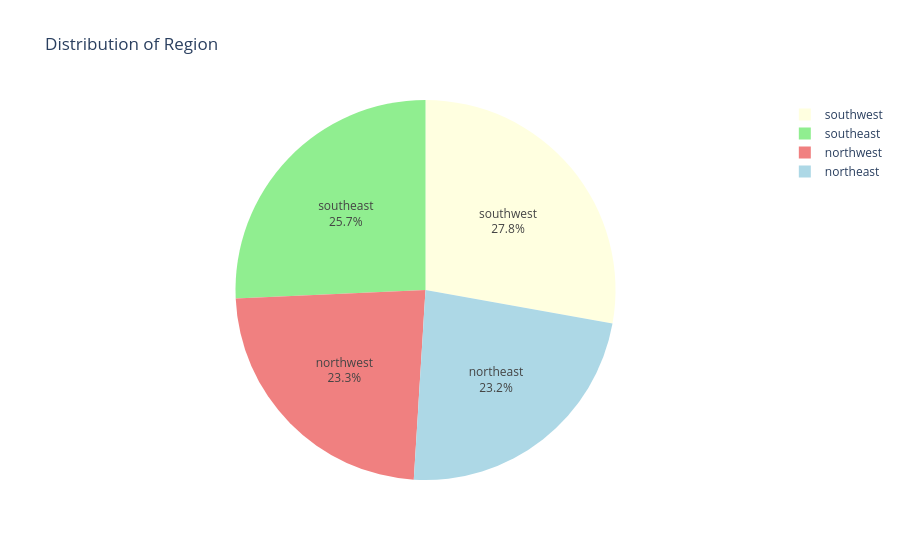

The notebook cell saved with this chart:
### Code cell
# Define a custom color map
color_map = {
    'northeast': 'lightblue',
    'southeast': 'lightgreen',
    'northwest': 'lightcoral',
    'southwest': 'lightyellow'
}

# Create a pie chart with custom colors
fig = px.pie(
    region_counts, 
    values=region_counts.values, 
    names=region_counts.index, 
    title='Distribution of Region',
    color=region_counts.index,  # Use the index for coloring
    color_discrete_map=color_map  # Map specific colors to regions
)

# Customize layout
fig.update_traces(textposition='inside', textinfo='percent+label')  # Show percentage and label inside slices

# Show the plot
fig.show()

### Figure 1 — Plotly figure (JSON) as saved in the notebook; plotly's stock layout.template omitted (floating-point values rounded to 4 significant figures)
{"data": [{"customdata": [["southwest"], ["southeast"], ["northwest"], ["northeast"]], "domain": {"x": [0, 1], "y": [0, 1]}, "hovertemplate": "region=%{customdata[0]}<br>value=%{value}<extra></extra>", "labels": ["southwest", "southeast", "northwest", "northeast"], "legendgroup": "", "marker": {"colors": ["lightyellow", "lightgreen", "lightcoral", "lightblue"]}, "name": "", "showlegend": true, "textinfo": "percent+label", "textposition": "inside", "type": "pie", "values": [369, 341, 309, 307]}], "layout": {"legend": {"tracegroupgap": 0}, "title": {"text": "Distribution of Region"}}}
